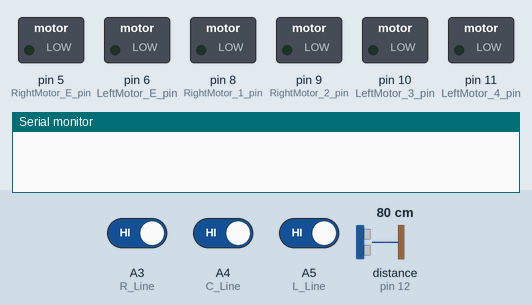
The sketch below on a simulated Arduino Uno, built with avr-gcc and run on an emulated ATmega328P. Shown: switched loads named in the sketch (green lamp = pin HIGH), the last lines printed to the serial monitor. Wiring (inferred from the names in the program): ultrasonic range finder: trigger pin 13; echo pin 12. The inputs (shaded band) are chosen by the test bench; at power-on: A3 (R_Line) HIGH, distance to the obstacle (sensor on pin 12) 80 cm, A5 (L_Line) HIGH, A4 (C_Line) HIGH. The echo pulse lasts 58.3 µs per cm; pins used as bus, display or sensor lines are not drawn.

Above: at 1.2 s.
1.3 s: A3 (R_Line) driven LOW
At 2.4 s:
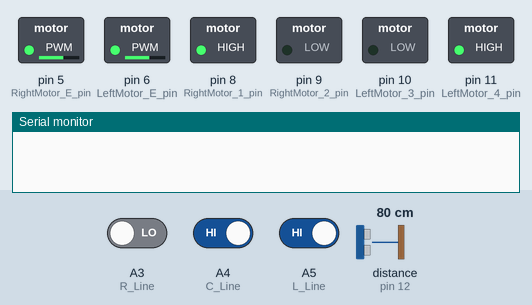
2.8 s: distance to the obstacle (sensor on pin 12) set to 23 cm
4.3 s: distance to the obstacle (sensor on pin 12) set to 20 cm
At 5.5 s:
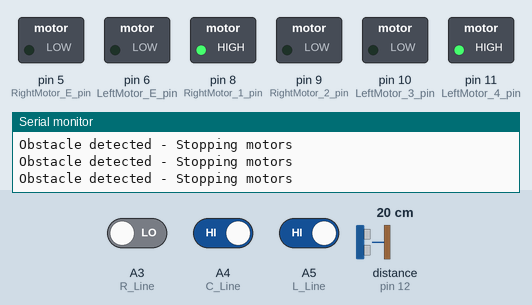
5.8 s: distance to the obstacle (sensor on pin 12) set to 35 cm
At 6.1 s:
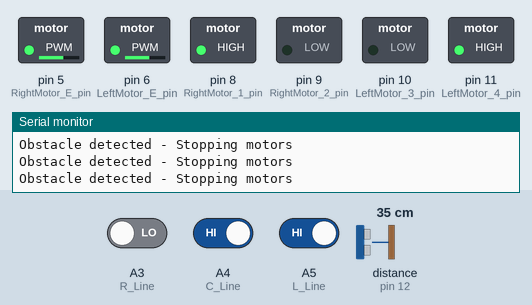
7.3 s: A5 (L_Line) driven LOW
At 7.9 s:
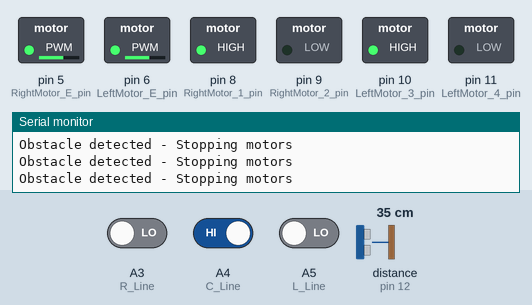
8.8 s: A3 (R_Line) driven HIGH
At 9.2 s:
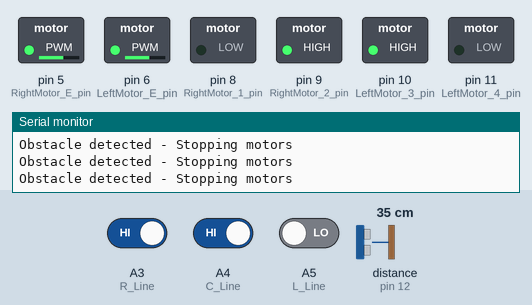
Timing chart, 0 to 11.3 s (numbered marks = the images above; inputs shaded):
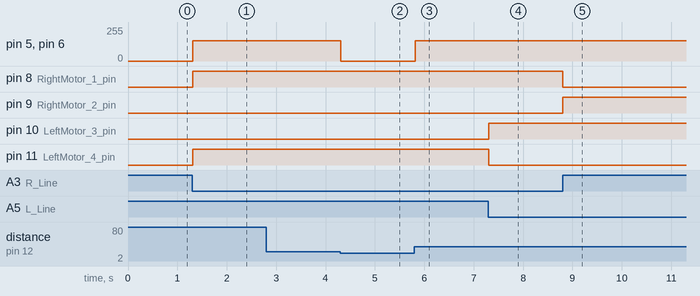

The sketch:

Final.ino
```cpp
#include <Wire.h>

int RightMotor_E_pin = 5;      // 오른쪽 모터의 Enable & PWM
int LeftMotor_E_pin = 6;       // 왼쪽 모터의 Enable & PWM
int RightMotor_1_pin = 8;      // 오른쪽 모터 제어선 IN1
int RightMotor_2_pin = 9;      // 오른쪽 모터 제어선 IN2
int LeftMotor_3_pin = 10;      // 왼쪽 모터 제어선 IN3
int LeftMotor_4_pin = 11;      // 왼쪽 모터 제어선 IN4

//출력핀(trig)과 입력핀(echo) 설정
int trigPin = 13;                  // 디지털 13번 핀에 연결
int echoPin = 12;                  // 디지털 12번 핀에 연결
int Ultra_d = 0;

int L_Line = A5; // 왼쪽 라인트레이서 센서는 A5 핀에 연결
int C_Line = A4; // 가운데 라인트레이서 센서는 A4 핀에 연결
int R_Line = A3; // 오른쪽 라인트레이서 센서는 A3 핀에 연결

int SC = 0;
int SR = 0;
int SL = 0;

//좌우 모터 속도 조절, 설정 가능 최대 속도 : 255
int L_MotorSpeed = 153; // 왼쪽 모터 속도
int R_MotorSpeed = 153; // 오른쪽 모터 속도

const int myAddress = 0x36;
char receivedData; // 최대 10개의 문자를 저장할 수 있는 배열

// 속도 값들을 배열로 저장
int speeds[] = {30, 40, 50, 60, 70, 80, 90, 100, 110, 255};
const int numSpeeds = sizeof(speeds) / sizeof(speeds[0]);

bool hasReceivedSpeed = false; // 속도 값을 받았는지 여부

void setup() {


  pinMode(echoPin, INPUT);
  pinMode(trigPin, OUTPUT);

  pinMode(RightMotor_E_pin, OUTPUT);
  pinMode(LeftMotor_E_pin, OUTPUT);
  pinMode(RightMotor_1_pin, OUTPUT);
  pinMode(RightMotor_2_pin, OUTPUT);
  pinMode(LeftMotor_3_pin, OUTPUT);
  pinMode(LeftMotor_4_pin, OUTPUT);

  Serial.begin(9600);
  Wire.begin(myAddress);
  Wire.onReceive(receiveEvent);

}

void loop() {
  int L = digitalRead(L_Line);
  int C = digitalRead(C_Line);
  int R = digitalRead(R_Line);

  if (obstacleDetected()) {
    motorStop();
    Serial.println("Obstacle detected - Stopping motors");
    return; // 함수 종료 후 다음 루프로 넘어감
  }

  int targetSpeed = atoi(receivedData);
  int targetSpeedIndex = -1;

  for (int i = 0; i < numSpeeds; i++) {
      if (targetSpeed == speeds[i]) {
        targetSpeedIndex = i;
        break;
      }
    }

  if (targetSpeedIndex != -1) {
      L_MotorSpeed = speeds[targetSpeedIndex];
      R_MotorSpeed = speeds[targetSpeedIndex];
  } else {
      L_MotorSpeed = 153;
      R_MotorSpeed = 153;
  }


  memset(receivedData, 0, sizeof(receivedData));
  hasReceivedSpeed = false;
  lineFollowing(L, C, R);
}

bool obstacleDetected() {
  digitalWrite(trigPin, LOW);
  delayMicroseconds(2);
  digitalWrite(trigPin, HIGH);
  delayMicroseconds(10);
  digitalWrite(trigPin, LOW);

  int duration = pulseIn(echoPin, HIGH);
  int distance = duration * 0.0343 / 2;

  // 거리가 일정 값 이하인 경우에 장애물로 간주
  if (distance <= 20) {
    return true;
  }
  return false;
}

void lineFollowing(int L, int C, int R) {
  if ( L == LOW && C == LOW && R == LOW ) {           // 0 0 0
    L = SL; C = SC; R = SR;
  }

  if ( L == LOW && C == HIGH && R == LOW ) {          // 0 1 0
    motor_role(HIGH, HIGH);
  }

  else if (L == LOW && R == HIGH ){                   // 0 0 1, 0 1 1
    motor_role(LOW, HIGH);
  }

  else if (L == HIGH && R == LOW ) {                  // 1 0 0, 1 1 0
    motor_role(HIGH, LOW);
  }
  else if ( L == HIGH && R == HIGH ) {                // 1 1 1, 1 0 1
    motorStop();
  }
  SL = L; SC = C; SR = R;
}

void motor_role(int R_motor, int L_motor) {
  digitalWrite(RightMotor_1_pin, R_motor);
  digitalWrite(RightMotor_2_pin, !R_motor);
  digitalWrite(LeftMotor_3_pin, L_motor);
  digitalWrite(LeftMotor_4_pin, !L_motor);
  analogWrite(RightMotor_E_pin, R_MotorSpeed);
  analogWrite(LeftMotor_E_pin, L_MotorSpeed);
}

void motorStop() {
  analogWrite(RightMotor_E_pin, 0);
  analogWrite(LeftMotor_E_pin, 0);
}

void receiveEvent(int bytes) {
  while (Wire.available()) {
    char c = Wire.read();
    receivedData = c;
  }
}
```

test.ino
```cpp

```

Measured:
- the behaviour switches between 22 and 21 cm on distance to the obstacle (sensor on pin 12) (found by bisection; images 1 and 2)
- after the input at 1.3 s, pin 5 (RightMotor_E_pin), pin 6 (LeftMotor_E_pin): 0/255 → 153/255 at once; pin 8 (RightMotor_1_pin), pin 11 (LeftMotor_4_pin): LOW → HIGH at once
- after the input at 2.8 s, every drawn part: stays the same
- after the input at 4.3 s, pin 5 (RightMotor_E_pin), pin 6 (LeftMotor_E_pin): 153/255 → 0/255 at once
- after the input at 5.8 s, pin 5 (RightMotor_E_pin), pin 6 (LeftMotor_E_pin): 0/255 → 153/255 at once
- after the input at 7.3 s, pin 10 (LeftMotor_3_pin): LOW → HIGH at once; pin 11 (LeftMotor_4_pin): HIGH → LOW at once
- after the input at 8.8 s, pin 8 (RightMotor_1_pin): HIGH → LOW at once; pin 9 (RightMotor_2_pin): LOW → HIGH at once
